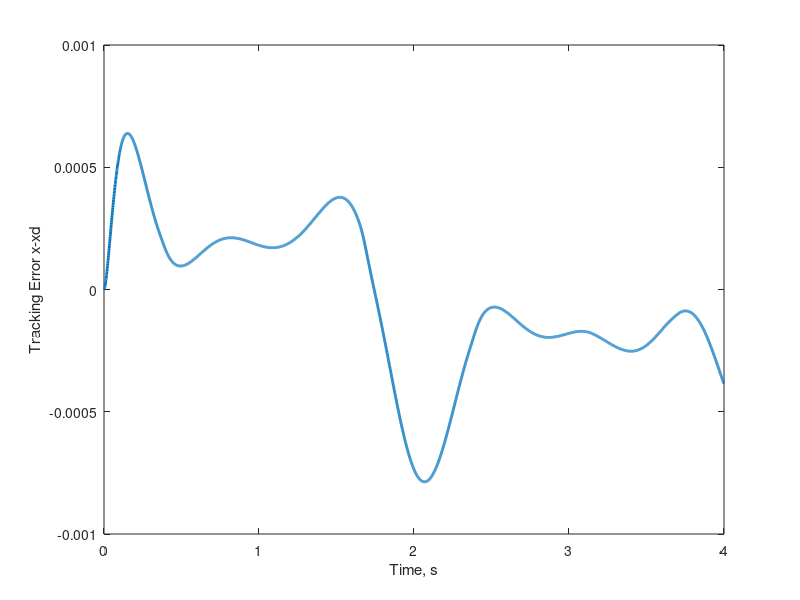
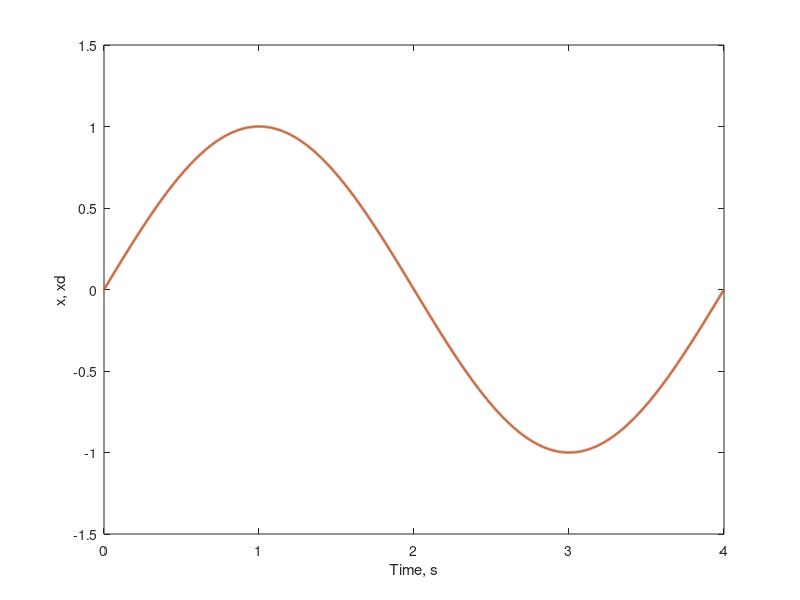
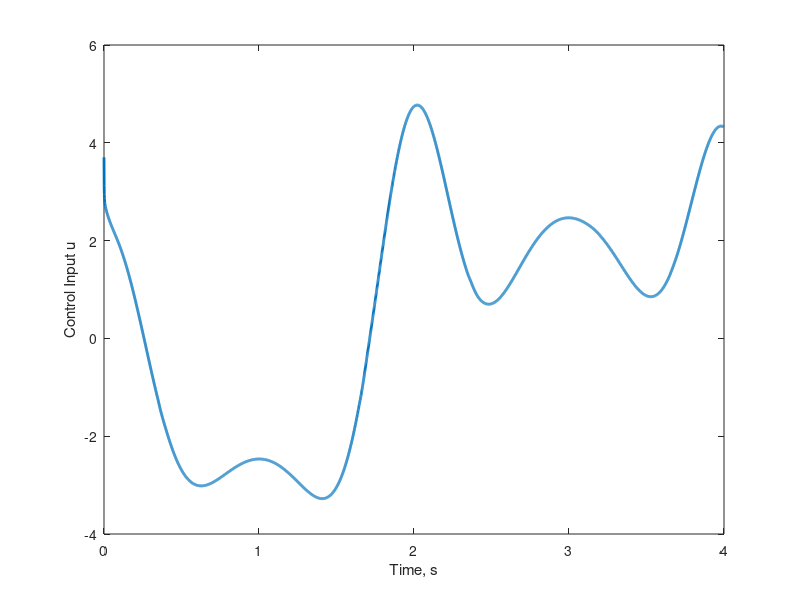
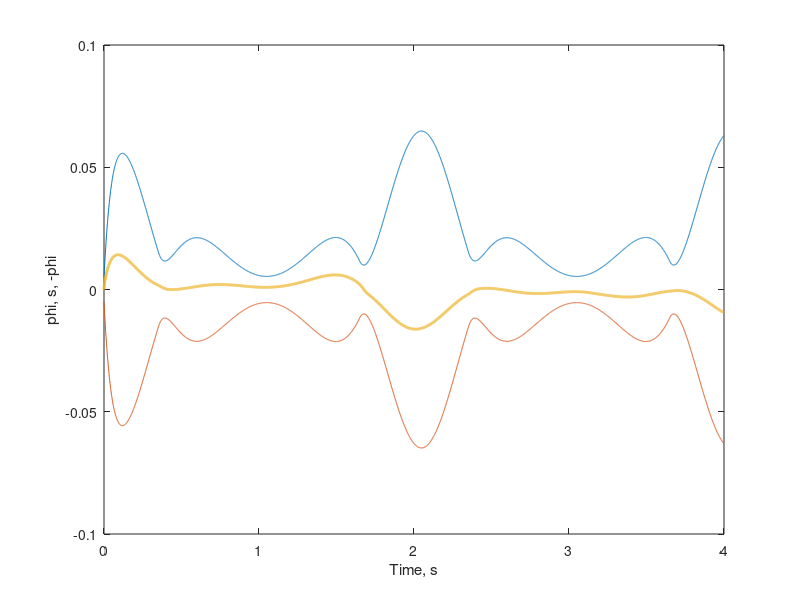

Recreate these plots in MATLAB, in order.
%Example 7.3
%Sliding mode control
%with sturation control and time-varying boundary layer
%Tien 2002.01.10

close all
clear all

%sampling time
tmax=4;
dt=0.001;
n=round(tmax/dt);

%reference data
w=pi/2;
xd(1)=0;
dxd(1)=w;
d2xd(1)=0;
for i=2:n
   t(i)=(i-1)*dt;
   xd(i)=sin(w*t(i));
   dxd(i)=(xd(i)-xd(i-1))/dt;
   d2xd(i)=(dxd(i)-dxd(i-1))/dt;
end

%Controller parameters
lamda=20;
eta=0.1;

%initial values
x(1)=xd(1);
dx(1)=dxd(1);
xt(1)=x(1)-xd(1);
dxt(1)=dx(1)-dxd(1);
phi(1)=eta/lamda;
kx(1)= 0.5*dx(1)^2 *abs(cos(3*x(1))) +eta;
kxd(1)=0.5*dxd(1)^2*abs(cos(3*xd(1)))+eta;
kb(1)=kx(1)+kxd(1)+lamda*phi(1);
s(1)=dxt(1)+lamda*xt(1);
fh(1)=-1.5*dx(1)^2*cos(3*x(1));
% u(1)=-fh(1)+d2xd(1)-lamda*dxt(1)-kb(1)*tsat(s(1)/phi(1));
   if abs(s(1)/phi(1)) <=1 
       u(1)=-fh(1)+d2xd(1)-lamda*dxt(1)-kb(1)*(s(1)/phi(1)); 
   else
       u(1)=-fh(1)+d2xd(1)-lamda*dxt(1)-kb(1)*sign(s(1)/phi(1)); 
   end
a(1)=abs(sin(t(1)))+1;

for i=2:n
   %system dynamics
   a(i)=abs(sin(t(i)))+1;
%    a(i)=2;
   dx(i)=(-a(i-1)*dx(i-1)^2*cos(3*x(i-1))+u(i-1))*dt+dx(i-1);
   x(i)=dx(i-1)*dt+x(i-1);
   
   %tracking error
   xt(i)=x(i)-xd(i);
   dxt(i)=dx(i)-dxd(i);
   
   %boundary layer dynamics
   phi(i)=(-lamda*phi(i-1)+kxd(i-1))*dt+phi(i-1);
      
   %controller
   kx(i)= 0.5*dx(i)^2 *abs(cos(3*x(i))) +eta;
   kxd(i)=0.5*dxd(i)^2*abs(cos(3*xd(i)))+eta;
   kb(i)=kx(i)+kxd(i)+lamda*phi(i);
   s(i)=dxt(i)+lamda*xt(i);
   fh(i)=-1.5*dx(i)^2*cos(3*x(i));
%    u(i)=-fh(i)+d2xd(i)-lamda*dxt(i)-kb(i)*tsat(s(i)/phi(i));
      if abs(s(i)/phi(i)) <=1 
          u(i)=-fh(i)+d2xd(i)-lamda*dxt(i)-kb(i)*(s(i)/phi(i)); 
      else
          u(i)=-fh(i)+d2xd(i)-lamda*dxt(i)-kb(i)*sign(s(i)/phi(i)); 
      end
   
end;

plot(t,x-xd,'LineWidth',2);                   xlabel('Time, s');	ylabel('Tracking Error x-xd');
figure;plot(t,x,t,xd,'LineWidth',2);          xlabel('Time, s');  ylabel('x, xd');
figure;plot(t,u,'LineWidth',2);               xlabel('Time, s');	ylabel('Control Input u');
figure;plot(t,phi,t,-phi,t,s,'LineWidth',2);  xlabel('Time, s');	ylabel('phi, s, -phi');
